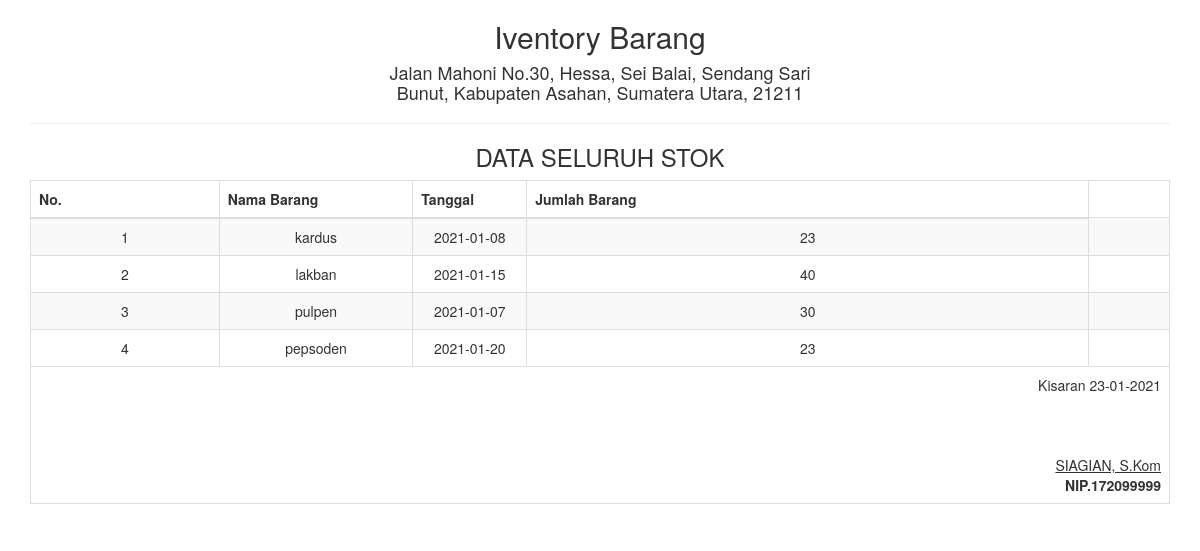
The app's page /report/barang_semua.php with its own data.
### tables this page shows
CREATE TABLE IF NOT EXISTS `tb_masuk` (
`id` int(10) NOT NULL,
  `nama_barang` varchar(20) NOT NULL,
  `tanggal` date NOT NULL,
  `jumlah_barang` int(20) NOT NULL
);

### report/barang_semua.php (the view, shortened to what this page needs)
<!DOCTYPE html>
<html>
    <head>
        <link href="../Assets/css/bootstrap.min.css" rel="stylesheet" type="text/css"/>
    </head>
    <body onload="print()">
        <?php
        include '../config/koneksi.php';
        ?>
        <div class="container">
            <div class='row'>
                <div class="col-sm-12">
                    <div class="text-center">
                        <h2>Iventory Barang </h2>
                        <h4>Jalan Mahoni No.30, Hessa, Sei Balai, Sendang Sari <br> Bunut, Kabupaten Asahan, Sumatera Utara, 21211</h4>
                        <hr>
                        <h3>DATA SELURUH STOK</h3>
                        <table class="table table-bordered table-striped table-hover">
                        <tbody>
                                <thead>
                            <tr>
                                <th>No.</th><th width="17%">Nama Barang</th><th width="10%">Tanggal </th><th>Jumlah Barang</th>
                            </tr>
                        </thead>
							<tbody>
                            <?php
                            $sql = "SELECT * FROM tb_masuk";
                            $query = mysqli_query($koneksi, $sql) or die("SQL Anda Salah");
                            $nomor = 0;
                            while ($data = mysqli_fetch_array($query)) {
                                $nomor++;
                                ?>
                                <tr>
                                      <td><?= $nomor ?></td>
                                    <td><?= $data['nama_barang'] ?></td>
                                    <td><?= $data['tanggal'] ?></td>
                                    <td><?= $data['jumlah_barang'] ?></td>
                                    <td>
                                </tr>
                            <?php } ?>
							</tbody>
                        </tbody>
                            <tfoot>
                                <tr>
                                    <td colspan="8" class="text-right">
                                        Kisaran  <?= date("d-m-Y") ?>
                                        <br><br><br><br>
                                        <u>SIAGIAN, S.Kom<strong></u><br>
                                        NIP.172099999
									</td>
								</tr>
							</tfoot>
                        </table>
                    </div>
                </div>
            </div>
    </body>
</html>

### records on screen
tb_masuk: nama_barang "kardus", tanggal "2021-01-08", jumlah_barang "23"
tb_masuk: nama_barang "lakban", tanggal "2021-01-15", jumlah_barang "40"
tb_masuk: nama_barang "pulpen", tanggal "2021-01-07", jumlah_barang "30"
tb_masuk: nama_barang "pepsoden", tanggal "2021-01-20", jumlah_barang "23"
